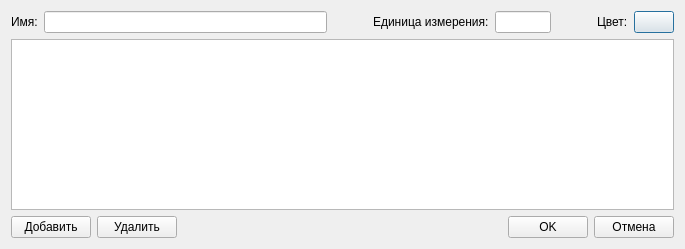
<?xml version="1.0" encoding="UTF-8"?>
<ui version="4.0">
 <class>PlotDialog</class>
 <widget class="QDialog" name="PlotDialog">
  <property name="geometry">
   <rect>
    <x>0</x>
    <y>0</y>
    <width>685</width>
    <height>249</height>
   </rect>
  </property>
  <property name="windowTitle">
   <string>Dialog</string>
  </property>
  <layout class="QVBoxLayout" name="verticalLayout">
   <item>
    <layout class="QHBoxLayout" name="horizontalLayout">
     <item>
      <widget class="QLabel" name="label_2">
       <property name="text">
        <string>Имя:</string>
       </property>
      </widget>
     </item>
     <item>
      <widget class="QLineEdit" name="nameEdit">
       <property name="sizePolicy">
        <sizepolicy hsizetype="Expanding" vsizetype="Fixed">
         <horstretch>5</horstretch>
         <verstretch>0</verstretch>
        </sizepolicy>
       </property>
      </widget>
     </item>
     <item>
      <spacer name="horizontalSpacer_3">
       <property name="orientation">
        <enum>Qt::Horizontal</enum>
       </property>
       <property name="sizeType">
        <enum>QSizePolicy::Fixed</enum>
       </property>
       <property name="sizeHint" stdset="0">
        <size>
         <width>40</width>
         <height>20</height>
        </size>
       </property>
      </spacer>
     </item>
     <item>
      <widget class="QLabel" name="label_3">
       <property name="text">
        <string>Единица измерения:</string>
       </property>
      </widget>
     </item>
     <item>
      <widget class="QLineEdit" name="unitEdit">
       <property name="sizePolicy">
        <sizepolicy hsizetype="Expanding" vsizetype="Fixed">
         <horstretch>1</horstretch>
         <verstretch>0</verstretch>
        </sizepolicy>
       </property>
      </widget>
     </item>
     <item>
      <spacer name="horizontalSpacer_2">
       <property name="orientation">
        <enum>Qt::Horizontal</enum>
       </property>
       <property name="sizeType">
        <enum>QSizePolicy::Fixed</enum>
       </property>
       <property name="sizeHint" stdset="0">
        <size>
         <width>40</width>
         <height>20</height>
        </size>
       </property>
      </spacer>
     </item>
     <item>
      <widget class="QLabel" name="label">
       <property name="text">
        <string>Цвет:</string>
       </property>
      </widget>
     </item>
     <item>
      <widget class="QPushButton" name="pushButton">
       <property name="text">
        <string/>
       </property>
      </widget>
     </item>
    </layout>
   </item>
   <item>
    <widget class="QTableWidget" name="tableWidget">
     <property name="selectionBehavior">
      <enum>QAbstractItemView::SelectColumns</enum>
     </property>
     <attribute name="horizontalHeaderVisible">
      <bool>false</bool>
     </attribute>
     <attribute name="verticalHeaderVisible">
      <bool>false</bool>
     </attribute>
    </widget>
   </item>
   <item>
    <layout class="QHBoxLayout" name="horizontalLayout_2">
     <item>
      <widget class="QPushButton" name="addButton">
       <property name="text">
        <string>Добавить</string>
       </property>
      </widget>
     </item>
     <item>
      <widget class="QPushButton" name="deleteButton">
       <property name="text">
        <string>Удалить</string>
       </property>
      </widget>
     </item>
     <item>
      <spacer name="horizontalSpacer">
       <property name="orientation">
        <enum>Qt::Horizontal</enum>
       </property>
       <property name="sizeHint" stdset="0">
        <size>
         <width>40</width>
         <height>20</height>
        </size>
       </property>
      </spacer>
     </item>
     <item>
      <widget class="QPushButton" name="okButton">
       <property name="text">
        <string>OK</string>
       </property>
      </widget>
     </item>
     <item>
      <widget class="QPushButton" name="cancelButton">
       <property name="text">
        <string>Отмена</string>
       </property>
      </widget>
     </item>
    </layout>
   </item>
  </layout>
 </widget>
 <resources/>
 <connections/>
</ui>
